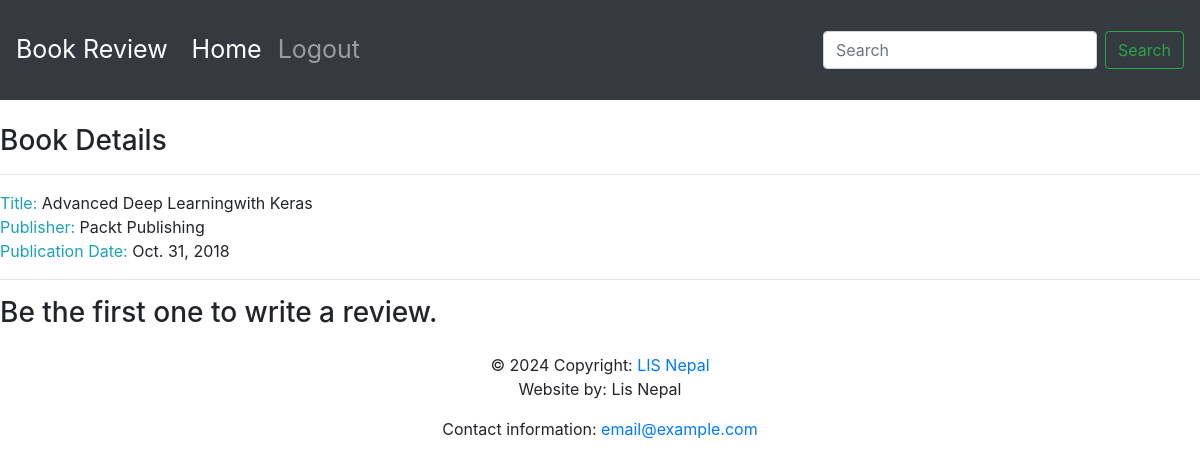
Screenshot of /book/1/ with the database file from the repository.
### reviews/models.py (models this page shows, shortened)
class Book(models.Model):
    title = models.CharField(max_length=70,
                             help_text="The title of the book.")
    publication_date = models.DateField(
        verbose_name="Date the book was published.")
    isbn = models.CharField(max_length=20,
                            verbose_name="ISBN number of the book.")
    publisher = models.ForeignKey(Publisher, on_delete=models.CASCADE, default=1)
    contributors = models.ManyToManyField('Contributor',
                                          through="BookContributor")

class Publisher(models.Model):
    name = models.CharField(max_length=50,
                            help_text="The name of the Publisher.")
    website = models.URLField(help_text="The Publisher's website.")
    email = models.EmailField(help_text="The Publisher's email address.")
    def __str__(self):
        return self.name

### reviews/views.py (the view)
# urls.py: path('book/<int:pk>/', views.book_detail,name='book_detail')]
def book_detail(request,pk):
    book = get_object_or_404(Book, pk=pk)
    reviews = book.review_set.all()
    if reviews:
        book_rating = average_rating([review.rating for review in reviews])
        context = {"book": book,"book_rating": book_rating,"reviews": reviews}
    else:
        context = {"book": book,"book_rating": None,"reviews": None}
        return render(request, "reviews/book_detail.html", context)

### reviews/templates/reviews/book_detail.html (shortened to what this page needs)
{% extends 'base.html' %}
{% block content %}
      <br>
      <h3>Book Details</h3>
      <hr>
      <span class="text-info">Title: </span> <span>{{ book.title }}</span>
      <br>
      <span class="text-info">Publisher: </span><span>{{ book.publisher }}</span>
      <br>
      <span class="text-info">Publication Date: </span><span>{{ book.publication_date }}</span>
      <br>
      {% if not reviews %}
            <hr>
            <h3>Be the first one to write a review.</h3>
      {% endif %}
{% endblock %}

### rows the page displays
Book: title "Advanced Deep Learningwith Keras", publisher "Packt Publishing", publication_date "Oct. 31, 2018"
